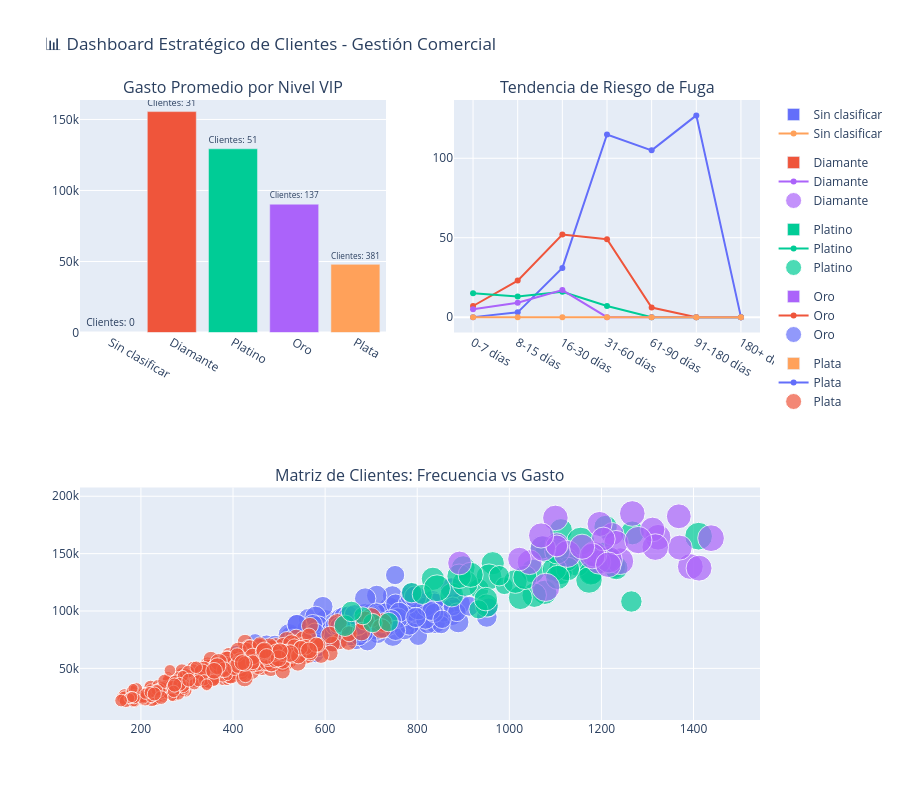

The notebook cell saved with this chart:
### Markdown cell above
## 47. Dashboard

### Code cell
from plotly.subplots import make_subplots
import plotly.graph_objects as go

# 1. Definimos la estructura del Dashboard (2 filas, 2 columnas)
# El gráfico de dispersión ocupará toda la fila de abajo para que luzca amplio
dashboard = make_subplots(
    rows=2, cols=2,
    subplot_titles=(
        "Gasto Promedio por Nivel VIP", 
        "Tendencia de Riesgo de Fuga", 
        "Matriz de Clientes: Frecuencia vs Gasto"
    ),
    specs=[[{"type": "bar"}, {"type": "scatter"}],
           [{"type": "scatter", "colspan": 2}, None]] # El segundo toma dos columnas
)

# 2. Añadimos el Gráfico 1 (Barras) a la posición (Fila 1, Columna 1)
# Extraemos los trazos (traces) de los gráficos que ya creaste antes
for trace in fig_bar.data:
    dashboard.add_trace(trace, row=1, col=1)

# 3. Añadimos el Gráfico 3 (Líneas limpio) a la posición (Fila 1, Columna 2)
for trace in fig_line.data:
    dashboard.add_trace(trace, row=1, col=2)

# 4. Añadimos el Gráfico 2 (Dispersión) a la posición (Fila 2, Columna 1)
for trace in fig_scatter.data:
    dashboard.add_trace(trace, row=2, col=1)

# 5. Ajustes de diseño general del Dashboard
dashboard.update_layout(
    height=800, 
    title_text="📊 Dashboard Estratégico de Clientes - Gestión Comercial",
    showlegend=True
)

# Mostrar el Dashboard completo unificado
dashboard.show()
# Guardar el dashboard interactivo como un archivo HTML
dashboard.write_html("dashboard_estrategico.html")

### Figure 1 — Plotly figure (JSON) as saved in the notebook; plotly's stock layout.template omitted (floating-point values rounded to 4 significant figures; data arrays with more than 128 entries replaced by an {"elided": "..."} marker saying what was removed)
{"data": [{"customdata": [[0]], "hovertemplate": "Categoría VIP=%{x}<br>Gasto Promedio ($)=%{y}<br>cantidad_clientes=%{customdata[0]}<extra></extra>", "legendgroup": "Sin clasificar", "marker": {"color": "#636efa", "pattern": {"shape": ""}}, "name": "Sin clasificar", "orientation": "v", "showlegend": true, "text": [0.0], "textposition": "outside", "texttemplate": "Clientes: %{text}", "type": "bar", "x": ["Sin clasificar"], "xaxis": "x", "y": [NaN], "yaxis": "y"}, {"customdata": [[31]], "hovertemplate": "Categoría VIP=%{x}<br>Gasto Promedio ($)=%{y}<br>cantidad_clientes=%{customdata[0]}<extra></extra>", "legendgroup": "Diamante", "marker": {"color": "#EF553B", "pattern": {"shape": ""}}, "name": "Diamante", "orientation": "v", "showlegend": true, "text": [31.0], "textposition": "outside", "texttemplate": "Clientes: %{text}", "type": "bar", "x": ["Diamante"], "xaxis": "x", "y": [155500.0], "yaxis": "y"}, {"customdata": [[51]], "hovertemplate": "Categoría VIP=%{x}<br>Gasto Promedio ($)=%{y}<br>cantidad_clientes=%{customdata[0]}<extra></extra>", "legendgroup": "Platino", "marker": {"color": "#00cc96", "pattern": {"shape": ""}}, "name": "Platino", "orientation": "v", "showlegend": true, "text": [51.0], "textposition": "outside", "texttemplate": "Clientes: %{text}", "type": "bar", "x": ["Platino"], "xaxis": "x", "y": [129300.0], "yaxis": "y"}, {"customdata": [[137]], "hovertemplate": "Categoría VIP=%{x}<br>Gasto Promedio ($)=%{y}<br>cantidad_clientes=%{customdata[0]}<extra></extra>", "legendgroup": "Oro", "marker": {"color": "#ab63fa", "pattern": {"shape": ""}}, "name": "Oro", "orientation": "v", "showlegend": true, "text": [137.0], "textposition": "outside", "texttemplate": "Clientes: %{text}", "type": "bar", "x": ["Oro"], "xaxis": "x", "y": [90340.0], "yaxis": "y"}, {"customdata": [[381]], "hovertemplate": "Categoría VIP=%{x}<br>Gasto Promedio ($)=%{y}<br>cantidad_clientes=%{customdata[0]}<extra></extra>", "legendgroup": "Plata", "marker": {"color": "#FFA15A", "pattern": {"shape": ""}}, "name": "Plata", "orientation": "v", "showlegend": true, "text": [381.0], "textposition": "outside", "texttemplate": "Clientes: %{text}", "type": "bar", "x": ["Plata"], "xaxis": "x", "y": [47970.0], "yaxis": "y"}, {"hovertemplate": "nivel_vip=Plata<br>Tiempo desde la última compra=%{x}<br>Nro. de Clientes=%{y}<extra></extra>", "legendgroup": "Plata", "line": {"color": "#636efa", "dash": "solid"}, "marker": {"symbol": "circle"}, "mode": "lines+markers", "name": "Plata", "orientation": "v", "showlegend": true, "type": "scatter", "x": ["0-7 días", "8-15 días", "16-30 días", "31-60 días", "61-90 días", "91-180 días", "180+ días"], "xaxis": "x2", "y": [0, 3, 31, 115, 105, 127, 0], "yaxis": "y2"}, {"hovertemplate": "nivel_vip=Oro<br>Tiempo desde la última compra=%{x}<br>Nro. de Clientes=%{y}<extra></extra>", "legendgroup": "Oro", "line": {"color": "#EF553B", "dash": "solid"}, "marker": {"symbol": "circle"}, "mode": "lines+markers", "name": "Oro", "orientation": "v", "showlegend": true, "type": "scatter", "x": ["0-7 días", "8-15 días", "16-30 días", "31-60 días", "61-90 días", "91-180 días", "180+ días"], "xaxis": "x2", "y": [7, 23, 52, 49, 6, 0, 0], "yaxis": "y2"}, {"hovertemplate": "nivel_vip=Platino<br>Tiempo desde la última compra=%{x}<br>Nro. de Clientes=%{y}<extra></extra>", "legendgroup": "Platino", "line": {"color": "#00cc96", "dash": "solid"}, "marker": {"symbol": "circle"}, "mode": "lines+markers", "name": "Platino", "orientation": "v", "showlegend": true, "type": "scatter", "x": ["0-7 días", "8-15 días", "16-30 días", "31-60 días", "61-90 días", "91-180 días", "180+ días"], "xaxis": "x2", "y": [15, 13, 16, 7, 0, 0, 0], "yaxis": "y2"}, {"hovertemplate": "nivel_vip=Diamante<br>Tiempo desde la última compra=%{x}<br>Nro. de Clientes=%{y}<extra></extra>", "legendgroup": "Diamante", "line": {"color": "#ab63fa", "dash": "solid"}, "marker": {"symbol": "circle"}, "mode": "lines+markers", "name": "Diamante", "orientation": "v", "showlegend": true, "type": "scatter", "x": ["0-7 días", "8-15 días", "16-30 días", "31-60 días", "61-90 días", "91-180 días", "180+ días"], "xaxis": "x2", "y": [5, 9, 17, 0, 0, 0, 0], "yaxis": "y2"}, {"hovertemplate": "nivel_vip=Sin clasificar<br>Tiempo desde la última compra=%{x}<br>Nro. de Clientes=%{y}<extra></extra>", "legendgroup": "Sin clasificar", "line": {"color": "#FFA15A", "dash": "solid"}, "marker": {"symbol": "circle"}, "mode": "lines+markers", "name": "Sin clasificar", "orientation": "v", "showlegend": true, "type": "scatter", "x": ["0-7 días", "8-15 días", "16-30 días", "31-60 días", "61-90 días", "91-180 días", "180+ días"], "xaxis": "x2", "y": [0, 0, 0, 0, 0, 0, 0], "yaxis": "y2"}, {"customdata": {"elided": "137x1 int values"}, "hovertemplate": "nivel_vip=Oro<br>Cantidad de Compras=%{x}<br>Gasto Total Acumulado ($)=%{y}<br>ticket_promedio=%{marker.size}<br>ingreso_mensual=%{customdata[0]}<extra></extra>", "legendgroup": "Oro", "marker": {"color": "#636efa", "size": {"elided": "137 float values"}, "sizemode": "area", "sizeref": 0.9317, "symbol": "circle"}, "mode": "markers", "name": "Oro", "orientation": "v", "showlegend": true, "type": "scatter", "x": {"elided": "137 int values"}, "xaxis": "x3", "y": {"elided": "137 float values"}, "yaxis": "y3"}, {"customdata": {"elided": "381x1 int values"}, "hovertemplate": "nivel_vip=Plata<br>Cantidad de Compras=%{x}<br>Gasto Total Acumulado ($)=%{y}<br>ticket_promedio=%{marker.size}<br>ingreso_mensual=%{customdata[0]}<extra></extra>", "legendgroup": "Plata", "marker": {"color": "#EF553B", "size": {"elided": "381 float values"}, "sizemode": "area", "sizeref": 0.9317, "symbol": "circle"}, "mode": "markers", "name": "Plata", "orientation": "v", "showlegend": true, "type": "scatter", "x": {"elided": "381 int values"}, "xaxis": "x3", "y": {"elided": "381 float values"}, "yaxis": "y3"}, {"customdata": [[4504000], [5700000], [4328000], [4467000], [3310000], [2737000], [1914000], [2658000], [1494000], [2858000], [4377000], [5430000], [4869000], [4136000], [1928000], [3266000], [2905000], [2261000], [2211000], [3209000], [2762000], [3010000], [4854000], [3618000], [4564000], [1938000], [3436000], [3511000], [1383000], [5012000], [2569000], [2641000], [3427000], [3892000], [3347000], [3910000], [4485000], [2906000], [5114000], [3002000], [2377000], [2648000], [2654000], [3513000], [2828000], [4553000], [3945000], [2545000], [2257000], [4079000], [2753000]], "hovertemplate": "nivel_vip=Platino<br>Cantidad de Compras=%{x}<br>Gasto Total Acumulado ($)=%{y}<br>ticket_promedio=%{marker.size}<br>ingreso_mensual=%{customdata[0]}<extra></extra>", "legendgroup": "Platino", "marker": {"color": "#00cc96", "size": [272.8, 262.3, 259.4, 252.5, 258.9, 257.3, 189.3, 253.8, 173.1, 248.4, 241.4, 214.4, 276.6, 366.6, 149.9, 261.0, 263.9, 193.8, 217.0, 270.7, 268.0, 263.7, 314.9, 266.1, 315.1, 189.4, 251.4, 337.2, 176.0, 280.5, 147.3, 358.9, 280.4, 245.6, 262.7, 328.3, 255.6, 259.6, 278.0, 268.7, 171.0, 263.4, 294.7, 296.0, 323.8, 259.4, 273.7, 196.8, 196.7, 274.4, 296.7], "sizemode": "area", "sizeref": 0.9317, "symbol": "circle"}, "mode": "markers", "name": "Platino", "orientation": "v", "showlegend": true, "type": "scatter", "x": [1112, 1179, 1148, 964, 1227, 1209, 934, 834, 703, 1112, 1112, 1265, 1077, 1155, 682, 1232, 900, 788, 643, 1177, 1267, 1051, 956, 875, 904, 811, 951, 843, 738, 1054, 989, 1411, 891, 1125, 1082, 1173, 1070, 1127, 1098, 1024, 933, 1013, 916, 1203, 1211, 949, 1034, 657, 978, 1105, 1104], "xaxis": "x3", "y": [137300.0, 133500.0, 140400.0, 141600.0, 138500.0, 173200.0, 119500.0, 128100.0, 89460.0, 170500.0, 132900.0, 108300.0, 116300.0, 160900.0, 95790.0, 137500.0, 137800.0, 116000.0, 87160.0, 133100.0, 168100.0, 134800.0, 129700.0, 113900.0, 124100.0, 114500.0, 104700.0, 119800.0, 90380.0, 113800.0, 122100.0, 165200.0, 130300.0, 144700.0, 152300.0, 127000.0, 155300.0, 136600.0, 136600.0, 111700.0, 101400.0, 125700.0, 131500.0, 149000.0, 144400.0, 110400.0, 129300.0, 99630.0, 130700.0, 129300.0, 151900.0], "yaxis": "y3"}, {"customdata": [[4358000], [5170000], [3421000], [4689000], [4187000], [2725000], [4852000], [4900000], [3640000], [3713000], [4593000], [3505000], [4443000], [3192000], [4603000], [4341000], [2953000], [2792000], [3723000], [4428000], [2781000], [4787000], [3484000], [5489000], [4271000], [4346000], [4220000], [2902000], [3658000], [5395000], [3509000]], "hovertemplate": "nivel_vip=Diamante<br>Cantidad de Compras=%{x}<br>Gasto Total Acumulado ($)=%{y}<br>ticket_promedio=%{marker.size}<br>ingreso_mensual=%{customdata[0]}<extra></extra>", "legendgroup": "Diamante", "marker": {"color": "#ab63fa", "size": [261.8, 335.2, 310.9, 288.0, 275.0, 246.2, 339.2, 320.5, 333.6, 287.4, 291.1, 276.1, 306.7, 308.4, 305.6, 294.4, 314.6, 372.7, 308.6, 259.5, 284.0, 331.7, 349.2, 222.8, 306.7, 264.3, 265.3, 296.6, 308.4, 306.0, 295.3], "sizemode": "area", "sizeref": 0.9317, "symbol": "circle"}, "mode": "markers", "name": "Diamante", "orientation": "v", "showlegend": true, "type": "scatter", "x": [1103, 1241, 1393, 1368, 1194, 1224, 1126, 1217, 1438, 1044, 1370, 1232, 1267, 1073, 1100, 1196, 1412, 1079, 1323, 1022, 1311, 1317, 1280, 1103, 1184, 1204, 892, 1069, 1180, 1215, 1158], "xaxis": "x3", "y": [157900.0, 143400.0, 138700.0, 182500.0, 142700.0, 167100.0, 149700.0, 144600.0, 163500.0, 142500.0, 155300.0, 159600.0, 185000.0, 154500.0, 181100.0, 175800.0, 137300.0, 120600.0, 164300.0, 145300.0, 171100.0, 155700.0, 161800.0, 156700.0, 149500.0, 162800.0, 141800.0, 165800.0, 147900.0, 140300.0, 156000.0], "yaxis": "y3"}], "layout": {"annotations": [{"font": {"size": 16}, "showarrow": false, "text": "Gasto Promedio por Nivel VIP", "x": 0.225, "xanchor": "center", "xref": "paper", "y": 1, "yanchor": "bottom", "yref": "paper"}, {"font": {"size": 16}, "showarrow": false, "text": "Tendencia de Riesgo de Fuga", "x": 0.775, "xanchor": "center", "xref": "paper", "y": 1, "yanchor": "bottom", "yref": "paper"}, {"font": {"size": 16}, "showarrow": false, "text": "Matriz de Clientes: Frecuencia vs Gasto", "x": 0.5, "xanchor": "center", "xref": "paper", "y": 0.375, "yanchor": "bottom", "yref": "paper"}], "height": 800, "showlegend": true, "title": {"text": "📊 Dashboard Estratégico de Clientes - Gestión Comercial"}, "xaxis": {"anchor": "y", "domain": [0, 0.45]}, "xaxis2": {"anchor": "y2", "domain": [0.55, 1]}, "xaxis3": {"anchor": "y3", "domain": [0, 1]}, "yaxis": {"anchor": "x", "domain": [0.625, 1]}, "yaxis2": {"anchor": "x2", "domain": [0.625, 1]}, "yaxis3": {"anchor": "x3", "domain": [0, 0.375]}}}
